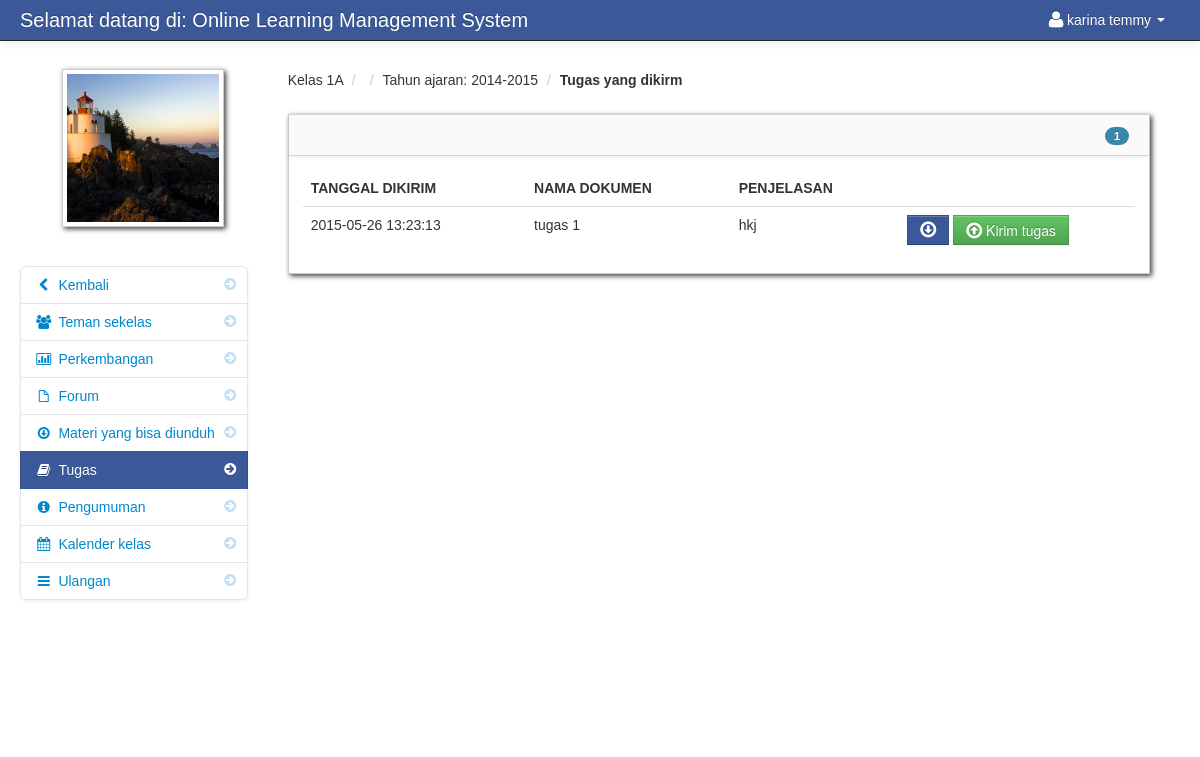
Screenshot of /assignment_student.php?id=200 (signed in) with the database file from the repository.
### tables this page shows
CREATE TABLE IF NOT EXISTS `student` (
  `student_id` int(11) NOT NULL AUTO_INCREMENT,
  `firstname` varchar(100) NOT NULL,
  `lastname` varchar(100) NOT NULL,
  `class_id` int(11) NOT NULL,
  `username` varchar(100) NOT NULL,
  `password` varchar(100) NOT NULL,
  `location` varchar(100) NOT NULL,
  `status` varchar(100) NOT NULL,
  `forum_notification` enum('0','1') NOT NULL DEFAULT '1',
  `email` varchar(30) NOT NULL,
  PRIMARY KEY (`student_id`)
);

CREATE TABLE IF NOT EXISTS `teacher_class` (
  `teacher_class_id` int(11) NOT NULL AUTO_INCREMENT,
  `teacher_id` int(11) NOT NULL,
  `class_id` int(11) NOT NULL,
  `subject_id` int(11) NOT NULL,
  `thumbnails` varchar(100) NOT NULL,
  `school_year` varchar(100) NOT NULL,
  PRIMARY KEY (`teacher_class_id`)
);

CREATE TABLE IF NOT EXISTS `class` (
  `class_id` int(11) NOT NULL AUTO_INCREMENT,
  `class_name` varchar(100) NOT NULL,
  PRIMARY KEY (`class_id`)
);

CREATE TABLE IF NOT EXISTS `assignment` (
  `assignment_id` int(11) NOT NULL AUTO_INCREMENT,
  `floc` varchar(300) NOT NULL,
  `fdatein` varchar(100) NOT NULL,
  `fdesc` varchar(100) NOT NULL,
  `teacher_id` int(11) NOT NULL,
  `class_id` int(11) NOT NULL,
  `fname` varchar(100) NOT NULL,
  PRIMARY KEY (`assignment_id`)
);

### session.php (called while the page is built, shortened)
<?php
$session_id=$_SESSION['id'];
?>

### assignment_student.php (the view, shortened to what this page needs)
<?php include('header_dashboard.php'); ?>
<?php include('session.php'); ?>
<?php $get_id = $_GET['id']; ?>
    <body>
		<?php include('navbar_student.php'); ?>
        <div class="container-fluid">
            <div class="row-fluid">
				<?php include('assignment_link_student.php'); ?>
                <div class="span9" id="content">
                     <div class="row-fluid">
										<?php $class_query = mysql_query("select * from teacher_class
										LEFT JOIN class ON class.class_id = teacher_class.class_id
										LEFT JOIN subject ON subject.subject_id = teacher_class.subject_id
										where teacher_class_id = '$get_id'")or die(mysql_error());
										$class_row = mysql_fetch_array($class_query);
										?>
					     <ul class="breadcrumb">
							<li><a href="#"><?php echo $class_row['class_name']; ?></a> <span class="divider">/</span></li>
							<li><a href="#"><?php echo $class_row['subject_code']; ?></a> <span class="divider">/</span></li>
							<li><a href="#">Tahun ajaran: <?php echo $class_row['school_year']; ?></a> <span class="divider">/</span></li>
							<li><a href="#"><b>Tugas yang dikirm</b></a></li>
						</ul>
                        <div id="block_bg" class="block">
                            <div class="navbar navbar-inner block-header">
								<?php $query = mysql_query("select * FROM assignment where class_id = '$get_id'  order by fdatein DESC")or die(mysql_error());
									  $count  = mysql_num_rows($query);
								?>
                                <div id="" class="muted pull-right"><span class="badge badge-info"><?php echo $count; ?></span></div>
                            </div>
                            <div class="block-content collapse in">
                                <div class="span12">
								<?php
									$query = mysql_query("select * FROM assignment where class_id = '$get_id'  order by fdatein DESC")or die(mysql_error());
									$count = mysql_num_rows($query);
									if ($count == '0'){?>
									<div class="alert alert-info">Tidak ada tugas yang dikirim</div>
									<?php
									}else{
								?>
  											<table cellpadding="0" cellspacing="0" border="0" class="table" id="">
										<thead>
										        <tr>
												<th>Tanggal dikirim</th>
												<th>Nama dokumen</th>
												<th>Penjelasan</th>
												<th></th>
												</tr>
										</thead>
										<tbody>
                              		<?php
										$query = mysql_query("select * FROM assignment where class_id = '$get_id'  order by fdatein DESC")or die(mysql_error());
										while($row = mysql_fetch_array($query)){
										$id  = $row['assignment_id'];
										$floc = $row['floc'];
									?>
										<tr>
										 <td><?php echo $row['fdatein']; ?></td>
                                         <td><?php  echo $row['fname']; ?></td>
                                         <td><?php echo $row['fdesc']; ?></td>
                                         <td width="220">
										 <form id="assign" method="post" action="submit_assignment.php<?php echo '?id='.$get_id ?>&<?php echo 'post_id='.$id ?>">
										 <?php
											if ($floc == ""){
											}else{
										 ?>
										  <a data-placement="bottom" title="Download" id="<?php echo $id; ?>download"  class="btn btn-info" href="<?php echo $row['floc']; ?>"><i class="icon-download icon-large"></i></a>
										<?php } ?>
										 <button  data-placement="bottom" title="Submit Assignment" id="<?php echo $id; ?>submit" class="btn btn-success" name="btn_assign"><i class="icon-upload icon-large"></i> Kirim tugas</button>
										 </form>
										 </td>
                                </tr>
						 <?php } ?>
										</tbody>
									</table>
						 <?php } ?>
                                </div>
                            </div>
                        </div>
                    </div>
                </div>
            </div>
		<?php include('footer.php'); ?>
        </div>
		<?php include('script.php'); ?>
    </body>
</html>

### navbar_student.php (shortened to what this page needs)
<div class="navbar navbar-fixed-top navbar-inverse">
        <div class="navbar-inner">
            <div class="container-fluid">
                <a class="brand" href="#">Selamat datang di: Online Learning Management System</a>
					<div class="nav-collapse collapse">
						<ul class="nav pull-right">
							<?php $query= mysql_query("select * from student where student_id = '$session_id'")or die(mysql_error());
									$row = mysql_fetch_array($query);
							?>
							<li class="dropdown">
							<link rel="stylesheet" href="popup1/style.css" type="text/css" />
								<a href="#" role="button" class="dropdown-toggle" data-toggle="dropdown"> <i class="icon-user icon-large"></i><?php echo $row['firstname']." ".$row['lastname'];  ?> <i class="caret"></i></a>
							</li>
						</ul>
					</div>
            </div>
        </div>
</div>

### assignment_link_student.php (shortened to what this page needs)
<div class="span3" id="sidebar">
	<img id="avatar" src="admin/<?php echo $row['location']; ?>" class="img-polaroid">
		<ul class="nav nav-list bs-docs-sidenav nav-collapse collapse">
				<li class=""><a href="dashboard_student.php"><i class="icon-chevron-right"></i><i class="icon-chevron-left"></i>&nbsp;Kembali</a></li>
				<li class=""><a href="my_classmates.php<?php echo '?id='.$get_id; ?>"><i class="icon-chevron-right"></i><i class="icon-group"></i>&nbsp;Teman sekelas</a></li>
				<li class=""><a href="progress.php<?php echo '?id='.$get_id; ?>"><i class="icon-chevron-right"></i><i class="icon-bar-chart"></i>&nbsp;Perkembangan</a></li>
				<li class=""><a href="subject_overview_student.php<?php echo '?id='.$get_id; ?>"><i class="icon-chevron-right"></i><i class="icon-file"></i>&nbsp;Forum</a></li>
				<li class=""><a href="downloadable_student.php<?php echo '?id='.$get_id; ?>"><i class="icon-chevron-right"></i><i class="icon-download"></i>&nbsp;Materi yang bisa diunduh</a></li>
				<li class="active"><a href="assignment_student.php<?php echo '?id='.$get_id; ?>"><i class="icon-chevron-right"></i><i class="icon-book"></i>&nbsp;Tugas</a></li>
				<li class=""><a href="announcements_student.php<?php echo '?id='.$get_id; ?>"><i class="icon-chevron-right"></i><i class="icon-info-sign"></i>&nbsp;Pengumuman</a></li>
				<li class=""><a href="class_calendar_student.php<?php echo '?id='.$get_id; ?>"><i class="icon-chevron-right"></i><i class="icon-calendar"></i>&nbsp;Kalender kelas</a></li>
				<li class=""><a href="student_quiz_list.php<?php echo '?id='.$get_id; ?>"><i class="icon-chevron-right"></i><i class="icon-reorder"></i>&nbsp;Ulangan</a></li>
		</ul>
</div>

### admin/assets/styles.css (style rules this page uses)
body { padding-top: 60px; padding-bottom: 40px; }
#content { margin-left:0px; }
.breadcrumb { margin: 0 0 0px; padding: 10px 0px; background-color: transparent; }
.block { background: url("../images/pixel-60fff.png") repeat scroll 0 0 rgba(0, 0, 0, 0) !important; border: 1px solid #ccc; background: white; margin: 1em 0em; border-top: none; -webkit-box-shadow: 2px 2px 5px rgba(0, 0, 6, 0.75); -moz-box-shadow: 2px 2px 5px rgba(0, 0, 6, 0.75); box-shadow: 2px 2px 5px rgba(0, 0, 6, 0.75); }
.block-content { margin: 1em; min-height: .25em; }
.block-header { margin-bottom: 0px; border-right: none; border-left: none; -webkit-border-radius: 0px; -moz-border-radius: 0px; border-radius: 0px; }
.block-header div { padding-top: 10px; }
.bs-docs-sidenav { max-width: 228px; margin: 30px 0 0; padding: 0; background-color: #fff; -webkit-border-radius: 6px; -moz-border-radius: 6px; border-radius: 6px; -webkit-box-shadow: 0 1px 4px rgba(0,0,0,.065); -moz-box-shadow: 0 1px 4px rgba(0,0,0,.065); box-shadow: 0 1px 4px rgba(0,0,0,.065); }
.bs-docs-sidenav > li > a { display: block; width: 190px \9; margin: 0 0 -1px; padding: 8px 14px; border: 1px solid #e5e5e5; }
.bs-docs-sidenav > li:first-child > a { -webkit-border-radius: 6px 6px 0 0; -moz-border-radius: 6px 6px 0 0; border-radius: 6px 6px 0 0; }
.bs-docs-sidenav > li:last-child > a { -webkit-border-radius: 0 0 6px 6px; -moz-border-radius: 0 0 6px 6px; border-radius: 0 0 6px 6px; }
.bs-docs-sidenav > .active > a { position: relative; z-index: 2; padding: 9px 15px; border: 0; text-shadow: 0 1px 0 rgba(0,0,0,.15); -webkit-box-shadow: inset 1px 0 0 rgba(0,0,0,.1), inset -1px 0 0 rgba(0,0,0,.1); -moz-box-shadow: inset 1px 0 0 rgba(0,0,0,.1), inset -1px 0 0 rgba(0,0,0,.1); box-shadow: inset 1px 0 0 rgba(0,0,0,.1), inset -1px 0 0 rgba(0,0,0,.1); }
.bs-docs-sidenav .icon-chevron-right { float: right; margin-top: 2px; margin-right: -6px; opacity: .25; }
.bs-docs-sidenav .active .icon-chevron-right, .bs-docs-sidenav .active a:hover .icon-chevron-right { opacity: 1; }

### popup1/style.css (style rules this page uses)
* { margin: 0; padding: 0; }
body, html { font-family: Calibri, "times new roman", sans-serif; }

### rows the page displays
student: firstname "karina", lastname "temmy", location (picture)
teacher_class: class.class_name "Kelas 1A", school_year "2014-2015"
assignment: fdatein "2015-05-26 13:23:13", fname "tugas 1", fdesc "hkj"

### other values shown
$count "1"
